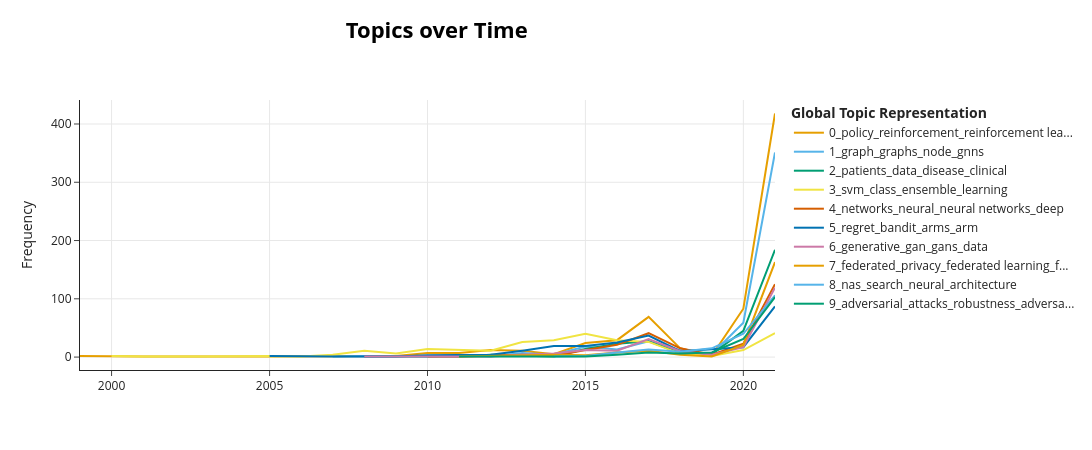

Notebook cell for this chart:
### Code cell
# 10. topic evolution over time
# This section analyzes how topics evolve over time in BERTopic.
# The year is first converted into datetime format and used as timestamps.
# The topics_over_time() function computes the frequency of each topic over time.
# The evolution_tuning parameter smooths temporal changes, while global_tuning
# ensures consistency of topics across time.
# The results are then reshaped into a "time × topic" matrix using pivot_table,
# which facilitates further analysis and visualization (e.g., line plots).

timestamps = pd.to_datetime(df["year"].astype(str), format="%Y")

topics_over_time = topic_model.topics_over_time(
    docs=texts,
    timestamps=timestamps,
    nr_bins=None,
    evolution_tuning=True,
    global_tuning=True
)

evo_pivot = topics_over_time.pivot_table(
    index="Timestamp",
    columns="Topic",
    values="Frequency",
    fill_value=0
)
print(evo_pivot.shape)
print(evo_pivot.head())

# 11. visualize topic evolution
fig = topic_model.visualize_topics_over_time(
    topics_over_time,
    top_n_topics=10
)

fig.show()

### Figure 1 — Plotly figure (JSON) as saved in the notebook; plotly's stock layout.template omitted (floating-point values rounded to 4 significant figures)
{"data": [{"hoverinfo": "text", "hovertext": ["<b>Topic 0</b><br>Words: abstractions, hierarchical, policy, state, abstraction", "<b>Topic 0</b><br>Words: observable, partially, external memory, agent, domains", "<b>Topic 0</b><br>Words: respond, evaluating, agent, significantly affect, quickly learn", "<b>Topic 0</b><br>Words: gradient, lambda, minimizing, function, introduced", "<b>Topic 0</b><br>Words: performance guarantee, brier, substitution, especially case, optimal learning", "<b>Topic 0</b><br>Words: solution, problem, traversal, stochastic, relevant information", "<b>Topic 0</b><br>Words: control, reinforcement, reinforcement learning, learning, algorithm", "<b>Topic 0</b><br>Words: policy, reinforcement, learning, value function, reinforcement learning", "<b>Topic 0</b><br>Words: policy, reinforcement, reinforcement learning, learning, exploration", "<b>Topic 0</b><br>Words: reinforcement, reinforcement learning, learning, clipping, mdp", "<b>Topic 0</b><br>Words: reinforcement, reinforcement learning, markov, behavior, learning", "<b>Topic 0</b><br>Words: policy, reinforcement, reinforcement learning, learning, lambda", "<b>Topic 0</b><br>Words: policy, reinforcement, reinforcement learning, learning, rl", "<b>Topic 0</b><br>Words: policy, reinforcement, reinforcement learning, learning, rl", "<b>Topic 0</b><br>Words: policy, reinforcement, reinforcement learning, rl, learning", "<b>Topic 0</b><br>Words: logic, reinforcement learning, reinforcement, policies, algorithm named", "<b>Topic 0</b><br>Words: reinforcement, reinforcement learning, policy, rl, learning", "<b>Topic 0</b><br>Words: policy, rl, reinforcement, reinforcement learning, learning"], "marker": {"color": "#E69F00"}, "mode": "lines", "name": "0_policy_reinforcement_reinforcement lea...", "type": "scatter", "x": ["1999-01-01T00:00:00.000000000", "2001-01-01T00:00:00.000000000", "2005-01-01T00:00:00.000000000", "2006-01-01T00:00:00.000000000", "2007-01-01T00:00:00.000000000", "2009-01-01T00:00:00.000000000", "2010-01-01T00:00:00.000000000", "2011-01-01T00:00:00.000000000", "2012-01-01T00:00:00.000000000", "2013-01-01T00:00:00.000000000", "2014-01-01T00:00:00.000000000", "2015-01-01T00:00:00.000000000", "2016-01-01T00:00:00.000000000", "2017-01-01T00:00:00.000000000", "2018-01-01T00:00:00.000000000", "2019-01-01T00:00:00.000000000", "2020-01-01T00:00:00.000000000", "2021-01-01T00:00:00.000000000"], "y": [2, 1, 1, 1, 1, 2, 7, 7, 12, 11, 5, 24, 29, 69, 15, 2, 83, 418]}, {"hoverinfo": "text", "hovertext": ["<b>Topic 1</b><br>Words: point clouds, clouds, point, kernels, kernel methods", "<b>Topic 1</b><br>Words: citep, graphs, kernel, kernels, graph", "<b>Topic 1</b><br>Words: pruning, finding, graph, pattern, group", "<b>Topic 1</b><br>Words: ml, ml algorithms, graph, parallel, biological", "<b>Topic 1</b><br>Words: external, relational, graph, nodes, methods", "<b>Topic 1</b><br>Words: graph, graphs, graph based, node, sketch", "<b>Topic 1</b><br>Words: graph, graphs, lower, relational, order", "<b>Topic 1</b><br>Words: graph, graphs, node, nodes, kernel", "<b>Topic 1</b><br>Words: graph, graphs, signal, diffusion, learning", "<b>Topic 1</b><br>Words: graph, graphs, node, nodes, network", "<b>Topic 1</b><br>Words: graph, graphs, molecular, node, networks", "<b>Topic 1</b><br>Words: molecular, graphs, graph, node, gcn", "<b>Topic 1</b><br>Words: graph, node, graphs, gnns, graph neural", "<b>Topic 1</b><br>Words: graph, graphs, node, gnns, gnn"], "marker": {"color": "#56B4E9"}, "mode": "lines", "name": "1_graph_graphs_node_gnns", "type": "scatter", "x": ["2007-01-01T00:00:00.000000000", "2008-01-01T00:00:00.000000000", "2010-01-01T00:00:00.000000000", "2011-01-01T00:00:00.000000000", "2012-01-01T00:00:00.000000000", "2013-01-01T00:00:00.000000000", "2014-01-01T00:00:00.000000000", "2015-01-01T00:00:00.000000000", "2016-01-01T00:00:00.000000000", "2017-01-01T00:00:00.000000000", "2018-01-01T00:00:00.000000000", "2019-01-01T00:00:00.000000000", "2020-01-01T00:00:00.000000000", "2021-01-01T00:00:00.000000000"], "y": [1, 2, 1, 3, 1, 7, 4, 18, 13, 27, 12, 5, 59, 351]}, {"hoverinfo": "text", "hovertext": ["<b>Topic 2</b><br>Words: classification, accuracies, intelligence, relational, network", "<b>Topic 2</b><br>Words: enhancement, segmentation, segmented, area, contrast", "<b>Topic 2</b><br>Words: movement, trajectory, predict, methods exist, decode", "<b>Topic 2</b><br>Words: mcc, textual, disease, auc, data", "<b>Topic 2</b><br>Words: cancer, prognosis, sampling, class labels, sampling techniques", "<b>Topic 2</b><br>Words: cancer, patients, clinical, patient, data", "<b>Topic 2</b><br>Words: patients, disease, data, patient, cancer", "<b>Topic 2</b><br>Words: patients, data, patient, health, medical", "<b>Topic 2</b><br>Words: medical, ehr, sleep, wake, disease", "<b>Topic 2</b><br>Words: model, data, using, recognition, attention", "<b>Topic 2</b><br>Words: patients, data, medical, health, patient", "<b>Topic 2</b><br>Words: patients, data, disease, clinical, health"], "marker": {"color": "#009E73"}, "mode": "lines", "name": "2_patients_data_disease_clinical", "type": "scatter", "x": ["2008-01-01T00:00:00.000000000", "2009-01-01T00:00:00.000000000", "2011-01-01T00:00:00.000000000", "2012-01-01T00:00:00.000000000", "2014-01-01T00:00:00.000000000", "2015-01-01T00:00:00.000000000", "2016-01-01T00:00:00.000000000", "2017-01-01T00:00:00.000000000", "2018-01-01T00:00:00.000000000", "2019-01-01T00:00:00.000000000", "2020-01-01T00:00:00.000000000", "2021-01-01T00:00:00.000000000"], "y": [1, 1, 1, 4, 1, 14, 23, 27, 7, 5, 45, 184]}, {"hoverinfo": "text", "hovertext": ["<b>Topic 3</b><br>Words: hybrid, classifier, computers, complexity, reference", "<b>Topic 3</b><br>Words: cross validation, decision tree, decision, validation, tree", "<b>Topic 3</b><br>Words: polynomial, algorithm learning, lists, threshold, sample complexity", "<b>Topic 3</b><br>Words: log, poly, hierarchy, frac log, probability", "<b>Topic 3</b><br>Words: tree, probabilistic, trees, weak, boosting", "<b>Topic 3</b><br>Words: dimension, estimate, gibbs, minimum, bayes", "<b>Topic 3</b><br>Words: diversity, bounds, ensemble, classifiers, margin", "<b>Topic 3</b><br>Words: true, statistical, singular, svms, condition", "<b>Topic 3</b><br>Words: margin, learning, algorithms, svm, vc", "<b>Topic 3</b><br>Words: class, classifier, dimension, margin, function", "<b>Topic 3</b><br>Words: cost, boosting, classifiers, margin, classifier", "<b>Topic 3</b><br>Words: class, multi class, svm, classification, algorithm", "<b>Topic 3</b><br>Words: class, algorithm, classification, ensemble, learning", "<b>Topic 3</b><br>Words: svm, ensemble, cost, learning, classification", "<b>Topic 3</b><br>Words: svm, classification, ensemble, class, boosting", "<b>Topic 3</b><br>Words: class, learning, classifiers, algorithm, classification", "<b>Topic 3</b><br>Words: diversity, ensemble, trees, weighted, rademacher complexity", "<b>Topic 3</b><br>Words: os, universal, hamming, pac, course", "<b>Topic 3</b><br>Words: svm, classifier, training algorithm, ensemble, class", "<b>Topic 3</b><br>Words: ensemble, decision, trees, ensembles, classifier"], "marker": {"color": "#F0E442"}, "mode": "lines", "name": "3_svm_class_ensemble_learning", "type": "scatter", "x": ["2000-01-01T00:00:00.000000000", "2001-01-01T00:00:00.000000000", "2003-01-01T00:00:00.000000000", "2005-01-01T00:00:00.000000000", "2006-01-01T00:00:00.000000000", "2007-01-01T00:00:00.000000000", "2008-01-01T00:00:00.000000000", "2009-01-01T00:00:00.000000000", "2010-01-01T00:00:00.000000000", "2011-01-01T00:00:00.000000000", "2012-01-01T00:00:00.000000000", "2013-01-01T00:00:00.000000000", "2014-01-01T00:00:00.000000000", "2015-01-01T00:00:00.000000000", "2016-01-01T00:00:00.000000000", "2017-01-01T00:00:00.000000000", "2018-01-01T00:00:00.000000000", "2019-01-01T00:00:00.000000000", "2020-01-01T00:00:00.000000000", "2021-01-01T00:00:00.000000000"], "y": [2, 1, 1, 2, 1, 4, 11, 6, 14, 13, 11, 26, 29, 40, 29, 26, 6, 2, 12, 41]}, {"hoverinfo": "text", "hovertext": ["<b>Topic 4</b><br>Words: input distribution, atomic, rate, having, sample complexity", "<b>Topic 4</b><br>Words: kernels, geometry, mimic, family, computation", "<b>Topic 4</b><br>Words: estimator, stochastic, neurons, gradient, layers", "<b>Topic 4</b><br>Words: elm, generalization capability, capability, generalization, network", "<b>Topic 4</b><br>Words: networks, relu, neural, training, layer", "<b>Topic 4</b><br>Words: networks, neural, neural networks, training, deep", "<b>Topic 4</b><br>Words: networks, neural, neural networks, deep, network", "<b>Topic 4</b><br>Words: networks, deep, neural, gradient, neural networks", "<b>Topic 4</b><br>Words: approximation, networks, deep networks, neural, neural networks", "<b>Topic 4</b><br>Words: neural, networks, neural networks, deep, training", "<b>Topic 4</b><br>Words: networks, neural, neural networks, network, training"], "marker": {"color": "#D55E00"}, "mode": "lines", "name": "4_networks_neural_neural networks_deep", "type": "scatter", "x": ["2010-01-01T00:00:00.000000000", "2011-01-01T00:00:00.000000000", "2013-01-01T00:00:00.000000000", "2014-01-01T00:00:00.000000000", "2015-01-01T00:00:00.000000000", "2016-01-01T00:00:00.000000000", "2017-01-01T00:00:00.000000000", "2018-01-01T00:00:00.000000000", "2019-01-01T00:00:00.000000000", "2020-01-01T00:00:00.000000000", "2021-01-01T00:00:00.000000000"], "y": [1, 1, 4, 2, 12, 21, 41, 15, 4, 23, 125]}, {"hoverinfo": "text", "hovertext": ["<b>Topic 5</b><br>Words: bound, regret, eps, problem, bounds", "<b>Topic 5</b><br>Words: limit, infinity, cycle, reward, grows", "<b>Topic 5</b><br>Words: tree, tree search, bandit, regret, ucb", "<b>Topic 5</b><br>Words: arms, regret, bayes, policy, risk", "<b>Topic 5</b><br>Words: decisions, near optimal, flows, distributed, nodes", "<b>Topic 5</b><br>Words: regret, intent, bandit, algorithm, delta", "<b>Topic 5</b><br>Words: regret, arm, bandit, tool, arms", "<b>Topic 5</b><br>Words: users, reward, arms, maker, regret", "<b>Topic 5</b><br>Words: regret, bandit, armed, bound, arm", "<b>Topic 5</b><br>Words: regret, arms, bandit, arm, reward", "<b>Topic 5</b><br>Words: regret, bandit, arm, reward, arms", "<b>Topic 5</b><br>Words: bandit, regret, arm, arms, problem", "<b>Topic 5</b><br>Words: regret, bandit, arms, problem, arm", "<b>Topic 5</b><br>Words: bandit, regret, reward, contextual, arms", "<b>Topic 5</b><br>Words: regret, bandit, bandits, arm, setting", "<b>Topic 5</b><br>Words: regret, bandit, bandits, arm, algorithm"], "marker": {"color": "#0072B2"}, "mode": "lines", "name": "5_regret_bandit_arms_arm", "type": "scatter", "x": ["2005-01-01T00:00:00.000000000", "2006-01-01T00:00:00.000000000", "2007-01-01T00:00:00.000000000", "2008-01-01T00:00:00.000000000", "2009-01-01T00:00:00.000000000", "2010-01-01T00:00:00.000000000", "2011-01-01T00:00:00.000000000", "2012-01-01T00:00:00.000000000", "2013-01-01T00:00:00.000000000", "2014-01-01T00:00:00.000000000", "2015-01-01T00:00:00.000000000", "2016-01-01T00:00:00.000000000", "2017-01-01T00:00:00.000000000", "2018-01-01T00:00:00.000000000", "2020-01-01T00:00:00.000000000", "2021-01-01T00:00:00.000000000"], "y": [2, 1, 1, 1, 1, 3, 4, 4, 11, 19, 19, 25, 37, 10, 17, 87]}, {"hoverinfo": "text", "hovertext": ["<b>Topic 6</b><br>Words: entropy, uncertainty, perceived, shannon, perception", "<b>Topic 6</b><br>Words: partition, uniform sampling, function, uniform, assumption", "<b>Topic 6</b><br>Words: corruption, distribution, generative, gibbs, estimator", "<b>Topic 6</b><br>Words: latent, generative, inference, encoder, auto encoder", "<b>Topic 6</b><br>Words: generative, distribution, variational, latent, model", "<b>Topic 6</b><br>Words: generative, distribution, mathbf, models, latent", "<b>Topic 6</b><br>Words: generative, gans, gan, latent, variational", "<b>Topic 6</b><br>Words: latent, orders, generative, gan, data", "<b>Topic 6</b><br>Words: gan, generative, gans, divergences, generative adversarial", "<b>Topic 6</b><br>Words: generative, latent, gan, distribution, data", "<b>Topic 6</b><br>Words: generative, gan, gans, data, models"], "marker": {"color": "#CC79A7"}, "mode": "lines", "name": "6_generative_gan_gans_data", "type": "scatter", "x": ["2008-01-01T00:00:00.000000000", "2012-01-01T00:00:00.000000000", "2013-01-01T00:00:00.000000000", "2014-01-01T00:00:00.000000000", "2015-01-01T00:00:00.000000000", "2016-01-01T00:00:00.000000000", "2017-01-01T00:00:00.000000000", "2018-01-01T00:00:00.000000000", "2019-01-01T00:00:00.000000000", "2020-01-01T00:00:00.000000000", "2021-01-01T00:00:00.000000000"], "y": [1, 1, 4, 6, 12, 11, 31, 10, 4, 17, 119]}, {"hoverinfo": "text", "hovertext": ["<b>Topic 7</b><br>Words: secondary, spectrum, primary, sensing, miss", "<b>Topic 7</b><br>Words: private, privacy, learning, data, local", "<b>Topic 7</b><br>Words: privacy, textit, distributed, learning, private", "<b>Topic 7</b><br>Words: privacy, federated, differential, data, federated learning", "<b>Topic 7</b><br>Words: privacy, federated, data, private, differential", "<b>Topic 7</b><br>Words: privacy, private, learning, data, overhead", "<b>Topic 7</b><br>Words: healthcare, federated, federated learning, technologies, data", "<b>Topic 7</b><br>Words: federated, federated learning, privacy, fl, learning", "<b>Topic 7</b><br>Words: federated, fl, federated learning, clients, privacy"], "marker": {"color": "#E69F00"}, "mode": "lines", "name": "7_federated_privacy_federated learning_f...", "type": "scatter", "x": ["2011-01-01T00:00:00.000000000", "2014-01-01T00:00:00.000000000", "2015-01-01T00:00:00.000000000", "2016-01-01T00:00:00.000000000", "2017-01-01T00:00:00.000000000", "2018-01-01T00:00:00.000000000", "2019-01-01T00:00:00.000000000", "2020-01-01T00:00:00.000000000", "2021-01-01T00:00:00.000000000"], "y": [1, 4, 3, 8, 11, 4, 1, 21, 163]}, {"hoverinfo": "text", "hovertext": ["<b>Topic 8</b><br>Words: gpus, implementation, et al, et, al", "<b>Topic 8</b><br>Words: fixed point, frameworks, point, performance, fixed", "<b>Topic 8</b><br>Words: memory, networks, bit, quantization, deep", "<b>Topic 8</b><br>Words: neural, memory, networks, deep, network", "<b>Topic 8</b><br>Words: hardware, training, neural, quantization, networks", "<b>Topic 8</b><br>Words: neural, mobile, inference, search, nas", "<b>Topic 8</b><br>Words: nas, search, neural, memory, pruning", "<b>Topic 8</b><br>Words: nas, search, neural, architecture, hardware"], "marker": {"color": "#56B4E9"}, "mode": "lines", "name": "8_nas_search_neural_architecture", "type": "scatter", "x": ["2014-01-01T00:00:00.000000000", "2015-01-01T00:00:00.000000000", "2016-01-01T00:00:00.000000000", "2017-01-01T00:00:00.000000000", "2018-01-01T00:00:00.000000000", "2019-01-01T00:00:00.000000000", "2020-01-01T00:00:00.000000000", "2021-01-01T00:00:00.000000000"], "y": [1, 2, 8, 13, 9, 15, 40, 106]}, {"hoverinfo": "text", "hovertext": ["<b>Topic 9</b><br>Words: statistics, order, behavior, process, behaviors", "<b>Topic 9</b><br>Words: adversarial, adversarial examples, robustness, finding, examples", "<b>Topic 9</b><br>Words: adversarial, adversarial examples, examples, robustness, samples", "<b>Topic 9</b><br>Words: adversarial, adversarial examples, examples, attacks, classifier", "<b>Topic 9</b><br>Words: adversarial, attacks, adversarial examples, robustness, adversarial attacks", "<b>Topic 9</b><br>Words: adversarial, attacks, robustness, attack, dl", "<b>Topic 9</b><br>Words: adversarial, attacks, robustness, attack, adversarial examples", "<b>Topic 9</b><br>Words: adversarial, robustness, attacks, adversarial examples, training"], "marker": {"color": "#009E73"}, "mode": "lines", "name": "9_adversarial_attacks_robustness_adversa...", "type": "scatter", "x": ["2011-01-01T00:00:00.000000000", "2015-01-01T00:00:00.000000000", "2016-01-01T00:00:00.000000000", "2017-01-01T00:00:00.000000000", "2018-01-01T00:00:00.000000000", "2019-01-01T00:00:00.000000000", "2020-01-01T00:00:00.000000000", "2021-01-01T00:00:00.000000000"], "y": [1, 1, 4, 8, 6, 8, 31, 103]}], "layout": {"height": 450, "hoverlabel": {"bgcolor": "white", "font": {"family": "Rockwell", "size": 16}}, "legend": {"title": {"text": "<b>Global Topic Representation"}}, "title": {"font": {"color": "Black", "size": 22}, "text": "<b>Topics over Time</b>", "x": 0.4, "xanchor": "center", "y": 0.95, "yanchor": "top"}, "width": 1250, "xaxis": {"showgrid": true}, "yaxis": {"showgrid": true, "title": {"text": "Frequency"}}}}
